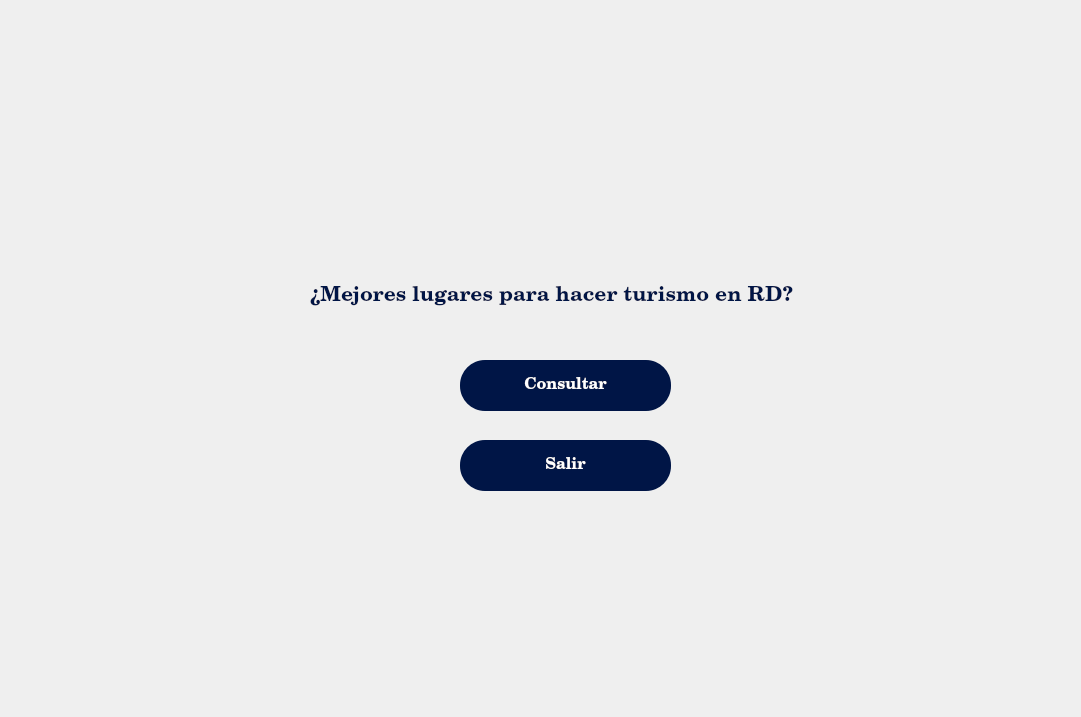
<?xml version="1.0" encoding="UTF-8"?>
<ui version="4.0">
 <class>Form</class>
 <widget class="QWidget" name="Form">
  <property name="geometry">
   <rect>
    <x>0</x>
    <y>0</y>
    <width>1081</width>
    <height>717</height>
   </rect>
  </property>
  <property name="windowTitle">
   <string>Form</string>
  </property>
  <widget class="QLabel" name="label">
   <property name="geometry">
    <rect>
     <x>-350</x>
     <y>-110</y>
     <width>1501</width>
     <height>991</height>
    </rect>
   </property>
   <property name="styleSheet">
    <string notr="true"/>
   </property>
   <property name="text">
    <string/>
   </property>
   <property name="pixmap">
    <pixmap>wepik-2021630-212918.png</pixmap>
   </property>
   <property name="scaledContents">
    <bool>true</bool>
   </property>
  </widget>
  <widget class="QPushButton" name="btn_consultar">
   <property name="geometry">
    <rect>
     <x>460</x>
     <y>360</y>
     <width>211</width>
     <height>51</height>
    </rect>
   </property>
   <property name="font">
    <font>
     <family>Century Schoolbook L</family>
     <pointsize>12</pointsize>
     <weight>75</weight>
     <bold>true</bold>
    </font>
   </property>
   <property name="styleSheet">
    <string notr="true">QPushButton{
border-radius: 25px;
background-color: rgb(0, 21, 70);
color: rgb(255,255,255);

}</string>
   </property>
   <property name="text">
    <string>Consultar</string>
   </property>
  </widget>
  <widget class="QPushButton" name="btn_salir">
   <property name="geometry">
    <rect>
     <x>460</x>
     <y>440</y>
     <width>211</width>
     <height>51</height>
    </rect>
   </property>
   <property name="font">
    <font>
     <family>Century Schoolbook L</family>
     <pointsize>12</pointsize>
     <weight>75</weight>
     <italic>false</italic>
     <bold>true</bold>
    </font>
   </property>
   <property name="styleSheet">
    <string notr="true">QPushButton{
border-radius: 25px;
background-color: rgb(0, 21, 70);
color: rgb(255,255,255);

}</string>
   </property>
   <property name="text">
    <string>Salir</string>
   </property>
  </widget>
  <widget class="QLabel" name="label_2">
   <property name="geometry">
    <rect>
     <x>310</x>
     <y>270</y>
     <width>491</width>
     <height>51</height>
    </rect>
   </property>
   <property name="font">
    <font>
     <family>Century Schoolbook L</family>
     <pointsize>16</pointsize>
     <weight>75</weight>
     <bold>true</bold>
    </font>
   </property>
   <property name="styleSheet">
    <string notr="true">QLabel{
color: rgb(0, 21, 70);

}</string>
   </property>
   <property name="text">
    <string>¿Mejores lugares para hacer turismo en RD?</string>
   </property>
  </widget>
 </widget>
 <resources>
  <include location="image.qrc"/>
 </resources>
 <connections/>
</ui>
